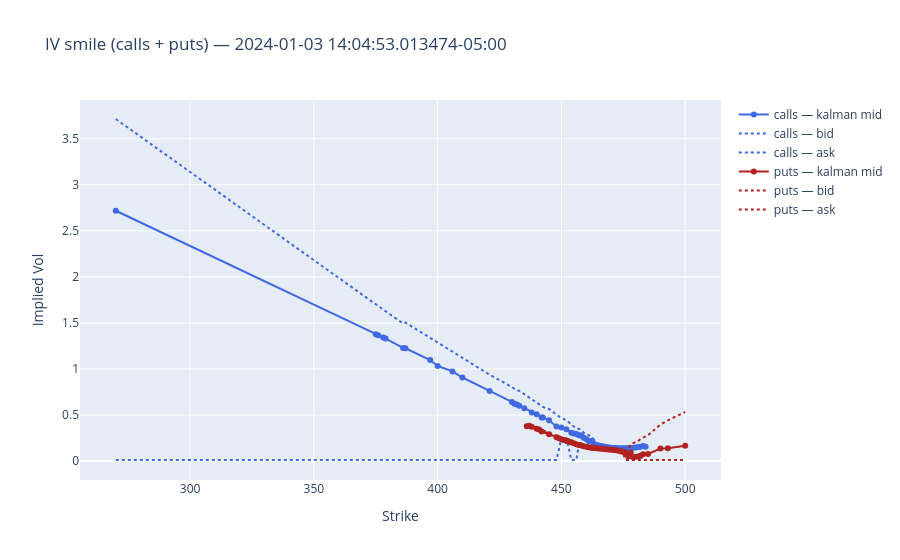

Write notebook code for a chart like this one.
### Markdown cell above
## Quptes smile

### Code cell
import personal.shared_functions.utils as _u

df_iv_surface_long = df_quote_result
df_iv_surface_wide = utils.synchronize_iv_surface(df_iv_surface_long)
df_filtered = df_iv_surface_wide.filter(
    pl.all_horizontal(pl.all().is_not_null()) & pl.all_horizontal(cs.float().is_not_nan())
)

strikes_all = sorted(df_iv_surface_long["strike"].unique().to_list())
strikes_C = sorted(df_iv_surface_long.filter(pl.col("is_call"))["strike"].unique().to_list())
strikes_P = sorted(df_iv_surface_long.filter(~pl.col("is_call"))["strike"].unique().to_list())

_, expiry, _ = _u.parse_option_ticker(
    df_tickers.filter(pl.col("ticker").str.contains("C"))["ticker"][0]
)

row_idx = df_filtered.shape[0] // 2  # ← change this (0 to df_filtered.shape[0]-1)
snapshot_ts = df_filtered["ts_ns"][row_idx]
row = df_iv_surface_wide.filter(pl.col("ts_ns") <= snapshot_ts).tail(1)

fig = go.Figure()

fig.add_trace(
    go.Scatter(
        x=strikes_C,
        y=[row[f"kalman_iv_{int(k)}_C"][0] for k in strikes_C],
        mode="lines+markers",
        name="calls — kalman mid",
        line=dict(color="royalblue"),
    )
)
fig.add_trace(
    go.Scatter(
        x=strikes_C,
        y=[row[f"bid_iv_{int(k)}_C"][0] for k in strikes_C],
        mode="lines",
        name="calls — bid",
        line=dict(color="royalblue", dash="dot"),
    )
)
fig.add_trace(
    go.Scatter(
        x=strikes_C,
        y=[row[f"ask_iv_{int(k)}_C"][0] for k in strikes_C],
        mode="lines",
        name="calls — ask",
        line=dict(color="royalblue", dash="dot"),
    )
)

fig.add_trace(
    go.Scatter(
        x=strikes_P,
        y=[row[f"kalman_iv_{int(k)}_P"][0] for k in strikes_P],
        mode="lines+markers",
        name="puts — kalman mid",
        line=dict(color="firebrick"),
    )
)
fig.add_trace(
    go.Scatter(
        x=strikes_P,
        y=[row[f"bid_iv_{int(k)}_P"][0] for k in strikes_P],
        mode="lines",
        name="puts — bid",
        line=dict(color="firebrick", dash="dot"),
    )
)
fig.add_trace(
    go.Scatter(
        x=strikes_P,
        y=[row[f"ask_iv_{int(k)}_P"][0] for k in strikes_P],
        mode="lines",
        name="puts — ask",
        line=dict(color="firebrick", dash="dot"),
    )
)

fig.update_layout(
    title=f"IV smile (calls + puts) — {snapshot_ts}",
    xaxis_title="Strike",
    yaxis_title="Implied Vol",
)
fig.show()

### Figure 1 — Plotly figure (JSON) as saved in the notebook; plotly's stock layout.template omitted (floating-point values rounded to 4 significant figures)
{"data": [{"line": {"color": "royalblue"}, "mode": "lines+markers", "name": "calls — kalman mid", "type": "scatter", "x": [270, 375, 376, 378, 379, 386, 387, 397, 400, 406, 410, 421, 430, 431, 432, 433, 435, 438, 440, 442, 442.5, 445, 448, 450, 452, 454, 455, 456, 457, 457.5, 458, 459, 460, 461, 462, 462.5, 463, 464, 465, 466, 467, 468, 469, 470, 471, 472, 473, 474, 475, 476, 477, 478, 479, 480, 481, 482, 483, 484], "y": [2.718, 1.376, 1.366, 1.34, 1.33, 1.228, 1.224, 1.096, 1.031, 0.9727, 0.9064, 0.7605, 0.6403, 0.622, 0.6133, 0.6007, 0.5722, 0.5276, 0.5083, 0.4726, 0.4726, 0.441, 0.3754, 0.3637, 0.3457, 0.3063, 0.2993, 0.2943, 0.2789, 0.2789, 0.2731, 0.2535, 0.2381, 0.2155, 0.2165, 0.2165, 0.1851, 0.1762, 0.1677, 0.1625, 0.157, 0.1519, 0.1478, 0.1447, 0.142, 0.1402, 0.1387, 0.138, 0.1374, 0.1377, 0.14, 0.1408, 0.1432, 0.1464, 0.1518, 0.1546, 0.1626, 0.1551]}, {"line": {"color": "royalblue", "dash": "dot"}, "mode": "lines", "name": "calls — bid", "type": "scatter", "x": [270, 375, 376, 378, 379, 386, 387, 397, 400, 406, 410, 421, 430, 431, 432, 433, 435, 438, 440, 442, 442.5, 445, 448, 450, 452, 454, 455, 456, 457, 457.5, 458, 459, 460, 461, 462, 462.5, 463, 464, 465, 466, 467, 468, 469, 470, 471, 472, 473, 474, 475, 476, 477, 478, 479, 480, 481, 482, 483, 484], "y": [0.01, 0.01, 0.01, 0.01, 0.01, 0.01, 0.01, 0.01, 0.01, 0.01, 0.01, 0.01, 0.01, 0.01, 0.01, 0.01, 0.01, 0.01, 0.01, 0.01, 0.01, 0.01, 0.01, 0.2442, 0.2598, 0.01, 0.01, 0.01, 0.1651, 0.1651, 0.1864, 0.1728, 0.1334, 0.1671, 0.1659, 0.1659, 0.1827, 0.1745, 0.1615, 0.1588, 0.154, 0.1501, 0.1468, 0.1436, 0.1413, 0.1397, 0.1384, 0.1377, 0.137, 0.137, 0.1392, 0.1402, 0.1413, 0.1445, 0.1489, 0.1512, 0.1612, 0.1523]}, {"line": {"color": "royalblue", "dash": "dot"}, "mode": "lines", "name": "calls — ask", "type": "scatter", "x": [270, 375, 376, 378, 379, 386, 387, 397, 400, 406, 410, 421, 430, 431, 432, 433, 435, 438, 440, 442, 442.5, 445, 448, 450, 452, 454, 455, 456, 457, 457.5, 458, 459, 460, 461, 462, 462.5, 463, 464, 465, 466, 467, 468, 469, 470, 471, 472, 473, 474, 475, 476, 477, 478, 479, 480, 481, 482, 483, 484], "y": [3.715, 1.695, 1.683, 1.639, 1.626, 1.494, 1.503, 1.337, 1.288, 1.191, 1.127, 0.9374, 0.803, 0.7815, 0.7654, 0.7632, 0.7246, 0.6724, 0.6349, 0.5868, 0.5868, 0.5646, 0.5054, 0.4651, 0.4443, 0.4029, 0.3731, 0.3661, 0.3451, 0.3451, 0.3286, 0.3081, 0.291, 0.2774, 0.2618, 0.2618, 0.1985, 0.1878, 0.173, 0.1657, 0.1588, 0.153, 0.149, 0.145, 0.1427, 0.1413, 0.1393, 0.1388, 0.1383, 0.1387, 0.1413, 0.1429, 0.1453, 0.1489, 0.1552, 0.1599, 0.1704, 0.161]}, {"line": {"color": "firebrick"}, "mode": "lines+markers", "name": "puts — kalman mid", "type": "scatter", "x": [436, 437, 438, 440, 441, 442, 445, 448, 449, 450, 451, 452, 452.5, 453, 454, 455, 456, 457, 457.5, 458, 459, 460, 461, 462, 462.5, 463, 464, 465, 466, 467, 468, 469, 470, 471, 472, 473, 474, 475, 476, 477, 478, 479, 480, 481, 482, 483, 485, 490, 493, 500], "y": [0.3774, 0.3818, 0.3719, 0.3507, 0.3423, 0.3197, 0.2911, 0.2587, 0.2479, 0.2372, 0.2267, 0.2167, 0.2167, 0.2088, 0.2021, 0.1914, 0.1812, 0.1747, 0.1747, 0.1679, 0.1598, 0.1541, 0.1491, 0.1446, 0.1446, 0.1421, 0.1378, 0.1359, 0.1333, 0.1309, 0.1283, 0.1254, 0.1225, 0.1189, 0.1151, 0.1098, 0.1043, 0.09624, 0.08185, 0.04764, 0.09273, 0.04036, 0.0461, 0.04736, 0.05659, 0.07166, 0.07666, 0.1344, 0.1387, 0.1644]}, {"line": {"color": "firebrick", "dash": "dot"}, "mode": "lines", "name": "puts — bid", "type": "scatter", "x": [436, 437, 438, 440, 441, 442, 445, 448, 449, 450, 451, 452, 452.5, 453, 454, 455, 456, 457, 457.5, 458, 459, 460, 461, 462, 462.5, 463, 464, 465, 466, 467, 468, 469, 470, 471, 472, 473, 474, 475, 476, 477, 478, 479, 480, 481, 482, 483, 485, 490, 493, 500], "y": [0.3699, 0.3746, 0.3649, 0.3436, 0.3351, 0.3172, 0.2853, 0.2533, 0.2426, 0.2318, 0.2211, 0.2103, 0.2103, 0.2023, 0.1988, 0.1875, 0.1764, 0.1717, 0.1717, 0.1653, 0.1576, 0.1524, 0.1471, 0.1435, 0.1435, 0.1413, 0.1369, 0.1353, 0.1329, 0.1306, 0.128, 0.1251, 0.1223, 0.1182, 0.1129, 0.1053, 0.09492, 0.0721, 0.01, 0.01, 0.01, 0.01, 0.01, 0.01, 0.01, 0.01, 0.01, 0.01, 0.01, 0.01]}, {"line": {"color": "firebrick", "dash": "dot"}, "mode": "lines", "name": "puts — ask", "type": "scatter", "x": [436, 437, 438, 440, 441, 442, 445, 448, 449, 450, 451, 452, 452.5, 453, 454, 455, 456, 457, 457.5, 458, 459, 460, 461, 462, 462.5, 463, 464, 465, 466, 467, 468, 469, 470, 471, 472, 473, 474, 475, 476, 477, 478, 479, 480, 481, 482, 483, 485, 490, 493, 500], "y": [0.3875, 0.3924, 0.3814, 0.3595, 0.3506, 0.3322, 0.2991, 0.2659, 0.2548, 0.2437, 0.2325, 0.2213, 0.2213, 0.213, 0.2071, 0.1953, 0.1835, 0.1775, 0.1775, 0.1702, 0.1618, 0.1558, 0.1499, 0.1456, 0.1456, 0.143, 0.1382, 0.1364, 0.1338, 0.1314, 0.1288, 0.1259, 0.123, 0.1197, 0.1171, 0.1127, 0.1099, 0.112, 0.1138, 0.1246, 0.1833, 0.1947, 0.2021, 0.2149, 0.242, 0.2546, 0.2791, 0.3967, 0.4411, 0.5321]}], "layout": {"title": {"text": "IV smile (calls + puts) — 2024-01-03 14:04:53.013474-05:00"}, "xaxis": {"title": {"text": "Strike"}}, "yaxis": {"title": {"text": "Implied Vol"}}}}
